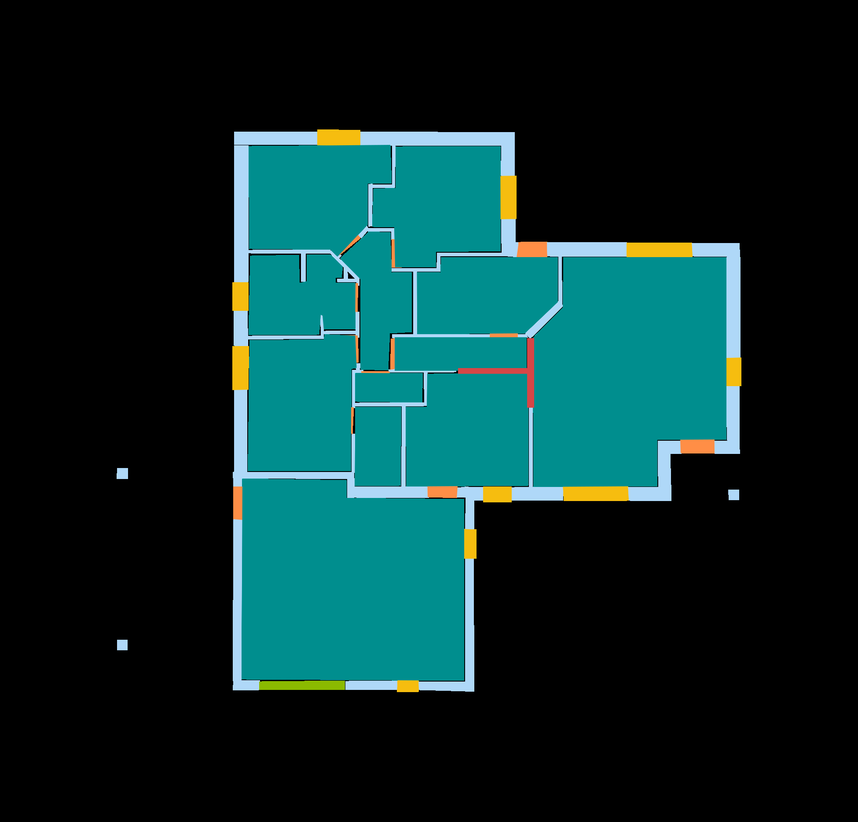
#> input picture dataset/masks/1 (2).png, 858 x 822 px, shrunk from 1950 x 1867 before the run; its folder holds 4 pictures in this run
$ python audit_fast.py
#> lines starting #> are read from the running program, lines starting #| are printed output that depends on the picture
import os
from PIL import Image
import numpy as np
from collections import defaultdict

masks_dir = r"dataset/masks"
mask_files = sorted([f for f in os.listdir(masks_dir) if f.endswith(".png")])

print(f"Total masks found: {len(mask_files)}", flush=True)

# Sample 15 diverse plans
sample_files = mask_files[:15]

for mf in sample_files:
    path = os.path.join(masks_dir, mf)
    img = Image.open(path).convert("RGB")
#> img is the input picture: PIL image 858x822 RGB; mean R, G, B 9.7, 43.8, 43.1
    arr = np.array(img)[::4, ::4] # 16x subsampling for ultra-fast audit
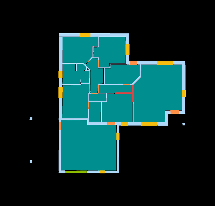
#> arr: shape (206, 215, 3); mean R, G, B 9.9, 43.5, 42.6

    colors, counts = np.unique(arr.reshape(-1, 3), axis=0, return_counts=True)
#> colors = 720 rows, first 8: [0, 0, 0], [0, 0, 1], [0, 0, 4], [0, 0, 12], [0, 1, 1], [0, 2, 1], [0, 6, 3], [0, 10, 8]; counts = 720 values, max 31281 at index 0, min 1 at index 2, mean 61.51
    sorted_idx = np.argsort(-counts)
#> sorted_idx = 720 values, max 719 at index 718, min 0 at index 0, mean 359.5

    total = arr.shape[0] * arr.shape[1]
#> total = 44290
    non_black = []
    for idx in sorted_idx:
        c = tuple(colors[idx].tolist())
        cnt = counts[idx]
        pct = (cnt / total) * 100
        if c != (0, 0, 0) and pct > 0.05:
            non_black.append((c, cnt, round(pct, 2)))
#> this loop made 720 passes
#> (idx, c, cnt, pct) on passes 2 to 4: (63, (0, 142, 142), 9638, 21.76), (497, (175, 216, 248), 666, 1.5), (653, (246, 189, 15), 207, 0.467)
#> after the loop, non_black = 19 items

    print(f"\nMask: {mf} (Size: {img.size})", flush=True)
#| Mask: 1 (2).png (Size: (858, 822))
    for c, cnt, pct in non_black[:6]:
        print(f"   RGB {list(c)}: {pct}%", flush=True)
#> this loop made 6 passes
#> (c, cnt, pct) on passes 1 to 6: ((0, 142, 142), 9638, 21.76), ((175, 216, 248), 666, 1.5), ((246, 189, 15), 207, 0.47), ((3, 143, 144), 55, 0.12), ((174, 215, 246), 55, 0.12), ((172, 215, 246), 50, 0.11)
#|    RGB [0, 142, 142]: 21.76%
#|    RGB [175, 216, 248]: 1.5%
#|    RGB [246, 189, 15]: 0.47%
#|    RGB [3, 143, 144]: 0.12%
#|    RGB [174, 215, 246]: 0.12%
#|    RGB [172, 215, 246]: 0.11%
#> pass 2 of the loop `for mf in sample_files:`:
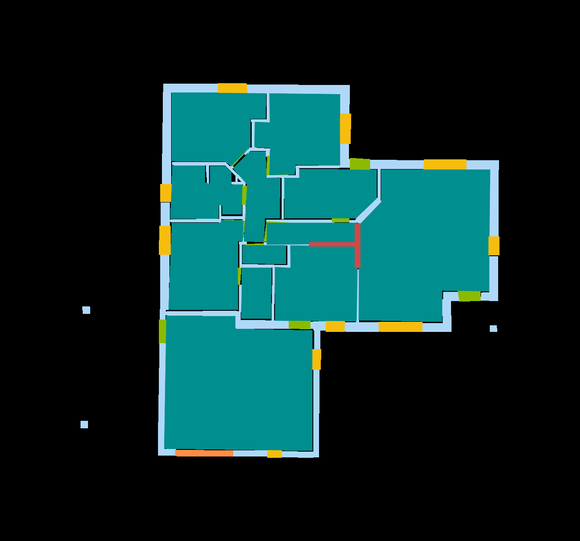
#> input picture dataset/masks/2 (2).png, 580 x 541 px, shrunk from 1318 x 1229 before the run
#> img is the input picture: PIL image 580x541 RGB; mean R, G, B 9.8, 43.9, 42.7
#> `arr = np.array(img)[::4, ::4]`:
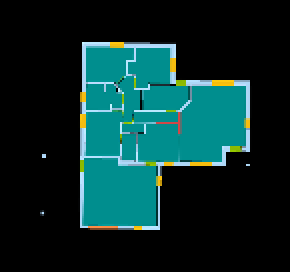
#> arr: shape (136, 145, 3) (shown 2 times larger); mean R, G, B 10, 44, 42.7
#> colors = 613 rows, first 8: [0, 0, 0], [0, 30, 27], [0, 30, 28], [0, 48, 45], [0, 48, 46], [0, 49, 46], [0, 50, 47], [0, 54, 71]; counts = 613 values, max 13857 at index 0, min 1 at index 1, mean 32.17
#> sorted_idx = 613 values, max 612 at index 611, min 0 at index 0, mean 306
#> the loop `for idx in sorted_idx:` made 613 passes
#> (idx, c, cnt, pct) on passes 2 to 4: (55, (0, 142, 142), 4044, 20.51), (439, (175, 216, 248), 188, 0.953), (588, (246, 189, 15), 78, 0.396)
#> after the loop `for idx in sorted_idx:`: non_black = 34 items
#| Mask: 2 (2).png (Size: (580, 541))
#> the loop `for c, cnt, pct in non_black[:6]:` made 6 passes
#> (c, cnt, pct) on passes 1 to 6: ((0, 142, 142), 4044, 20.51), ((175, 216, 248), 188, 0.95), ((246, 189, 15), 78, 0.4), ((0, 140, 140), 51, 0.26), ((174, 215, 247), 33, 0.17), ((172, 212, 244), 31, 0.16)
#> (printed output is left out)
#> pass 3 of the loop `for mf in sample_files:`:
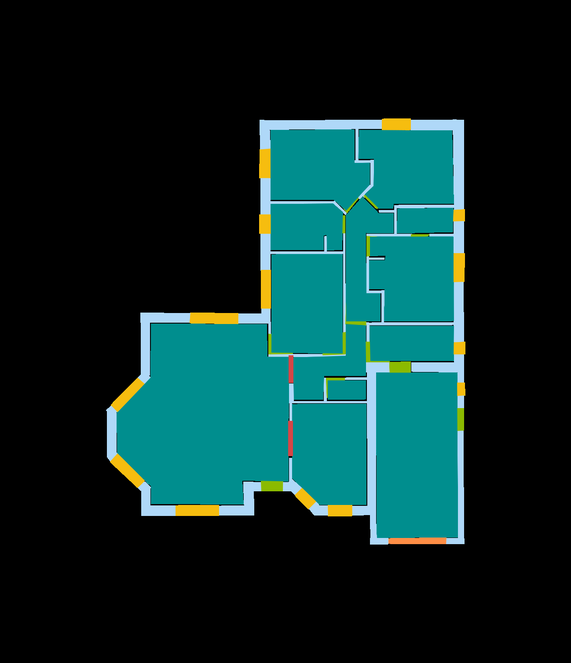
#> input picture dataset/masks/3 (2).png, 571 x 663 px, shrunk from 1298 x 1506 before the run
#> img is the input picture: PIL image 571x663 RGB; mean R, G, B 10.3, 43.8, 42.3
#> `arr = np.array(img)[::4, ::4]`:
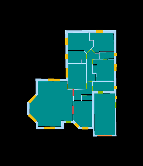
#> arr: shape (166, 143, 3); mean R, G, B 9.6, 43.2, 41.8
#> colors = 652 rows, first 8: [0, 0, 0], [0, 0, 1], [0, 0, 3], [0, 0, 5], [0, 1, 1], [0, 1, 15], [0, 3, 1], [0, 15, 12]; counts = 652 values, max 16771 at index 0, min 1 at index 1, mean 36.41
#> sorted_idx = 652 values, max 651 at index 650, min 0 at index 0, mean 325.5
#> the loop `for idx in sorted_idx:` made 652 passes
#> (idx, c, cnt, pct) on passes 2 to 4: (84, (0, 142, 142), 4812, 20.27), (499, (175, 216, 248), 339, 1.43), (619, (246, 189, 15), 129, 0.543)
#> after the loop `for idx in sorted_idx:`: non_black = 25 items
#| Mask: 3 (2).png (Size: (571, 663))
#> the loop `for c, cnt, pct in non_black[:6]:` made 6 passes
#> (c, cnt, pct) on passes 1 to 6: ((0, 142, 142), 4812, 20.27), ((175, 216, 248), 339, 1.43), ((246, 189, 15), 129, 0.54), ((22, 28, 32), 37, 0.16), ((0, 140, 139), 31, 0.13), ((0, 140, 140), 27, 0.11)
#> (printed output is left out)
#> the loop made 4 passes; the first 3 are shown
